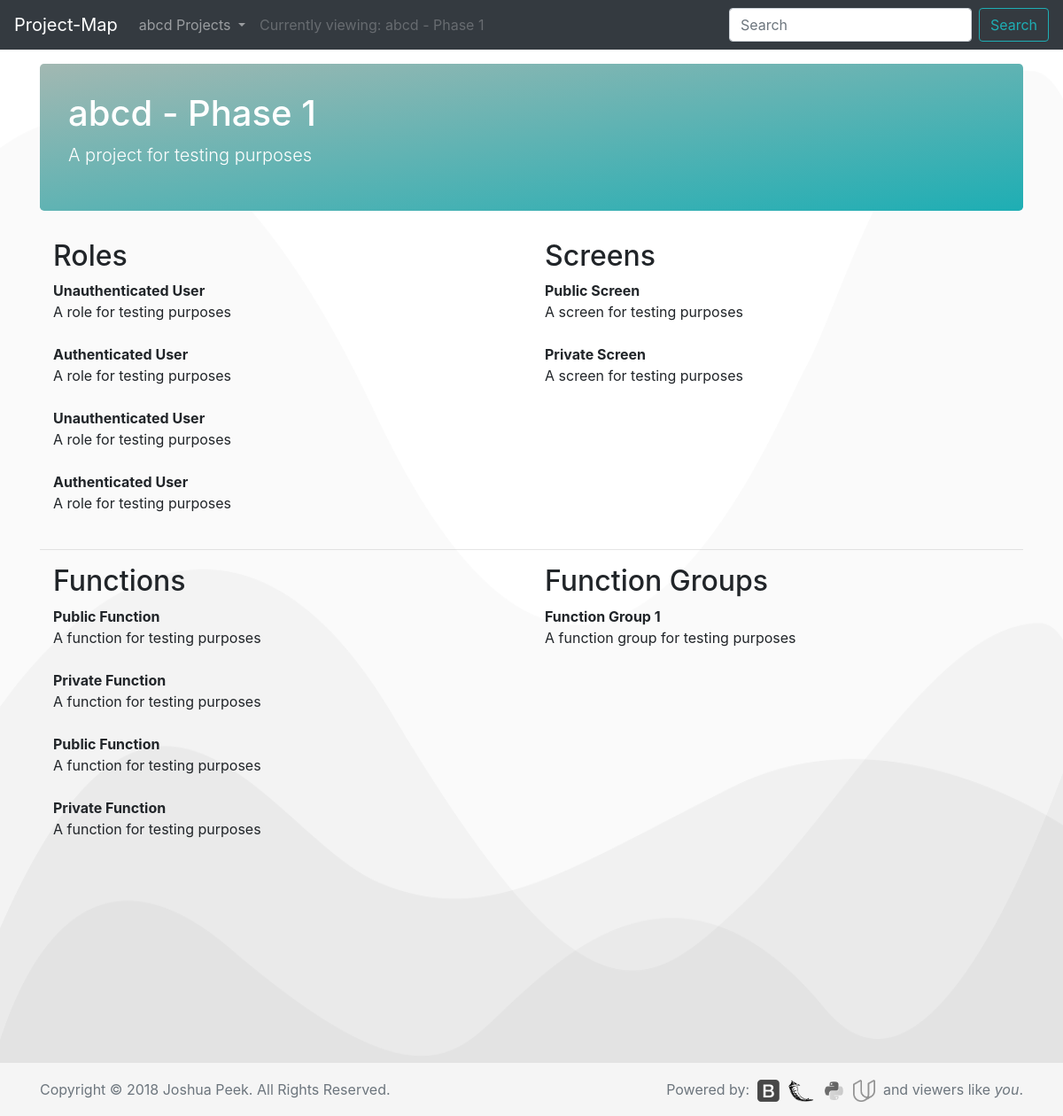
/1/1/, run on the app's committed database.
### database_setup.py (models this page shows, shortened)
class Org(Base):
    __tablename__ = 'org'
    id = Column(Integer, primary_key=True)
    title = Column(String(250), nullable=False)
    description = Column(String(500))

class Project(Base):
    __tablename__ = 'project'
    id = Column(Integer, primary_key=True)
    title = Column(String(250), nullable=False)
    description = Column(String(500))
    stage = Column(String(100))
    org_id = Column(Integer, ForeignKey('org.id'))
    org = relationship(Org)

class Role(Base):
    __tablename__ = 'role'
    id = Column(Integer, primary_key=True)
    title = Column(String(250), nullable=False)
    description = Column(String(500))
    authRequired = Column(String(5))
    org_id = Column(Integer, ForeignKey('org.id'))
    org = relationship(Org)
    project_id = Column(Integer, ForeignKey('project.id'))
    project = relationship(Project)

class Screen(Base):
    __tablename__ = 'screen'
    id = Column(Integer, primary_key=True)
    title = Column(String(250), nullable=False)
    description = Column(String(500))
    authRequired = Column(String(5))
    roles = Column(String(100))
    org_id = Column(Integer, ForeignKey('org.id'))
    org = relationship(Org)
    project_id = Column(Integer, ForeignKey('project.id'))
    project = relationship(Project)

class Function(Base):
    __tablename__ = 'function'
    id = Column(Integer, primary_key=True)
    title = Column(String(250), nullable=False)
    description = Column(String(500))
    authRequired = Column(String(5))
    roles = Column(String(100))
    org_id = Column(Integer, ForeignKey('org.id'))
    org = relationship(Org)
    project_id = Column(Integer, ForeignKey('project.id'))
    project = relationship(Project)
    screen_id = Column(Integer, ForeignKey('screen.id'))
    screen = relationship(Screen)

class Functgroup(Base):
    __tablename__ = 'functgroup'
    id = Column(Integer, primary_key=True)
    title = Column(String(250), nullable=False)
    description = Column(String(500))
    functions = Column(String(100))
    org_id = Column(Integer, ForeignKey('org.id'))
    org = relationship(Org)
    project_id = Column(Integer, ForeignKey('project.id'))
    project = relationship(Project)

### app.py (the view)
@app.route('/<int:org_id>/<int:project_id>/')
def projectPage(org_id, project_id):
    org = session.query(Org).filter_by(id=org_id).one()
    project = session.query(Project).filter_by(id=project_id).one()
    projects = session.query(Project).filter_by(org_id=org.id).all()
    roles = session.query(Role).filter_by(org_id=org.id).all()
    screens = session.query(Screen).filter_by(project_id=project.id).all()
    fgs = session.query(Functgroup).filter_by(project_id=project.id).all()
    functions = session.query(Function).filter_by(project_id=project.id).all()
    return render_template('project.html', org=org,
                           project=project, roles=roles,
                           screens=screens, fgs=fgs,
                           functions=functions, projects=projects)

### templates/project.html (shortened to what this page needs)
<!doctype html>
<html lang="en">
  {% include "header.html" %}
  <body>
    <nav class="navbar navbar-expand-md navbar-dark fixed-top bg-dark">
      <a class="navbar-brand" href="/">Project-Map</a>
      <div class="collapse navbar-collapse" id="navbarCollapse">
        <ul class="navbar-nav mr-auto">
          <li class="nav-item dropdown">
            <a class="nav-link dropdown-toggle" href="#" id="navbarDropdown" role="button" data-toggle="dropdown" aria-haspopup="true" aria-expanded="false">
              {{org.title}} Projects
            </a>
          </li>
          <li class="nav-item">
            <span class="nav-link disabled">Currently viewing: {{org.title}} - {{project.title}}</span>
          </li>
        </ul>
        <form class="form-inline mt-2 mt-md-0">
          <input class="form-control mr-sm-2" type="text" placeholder="Search" aria-label="Search">
          <button class="btn btn-outline-success my-2 my-sm-0" type="submit">Search</button>
        </form>
      </div>
    </nav>
    <main role="main" class="container">
      <div class="jumbotron">
        <h1>{{org.title}} - {{project.title}}</h1>
        <p class="lead">{{project.description}}</p>
      </div>
      <div class="container">
        <div class="row">
          <div class="col-md-6">
            <h2>Roles</h2>
              {% for i in roles %}
                <b>{{i.title}}</b><br>
                {{i.description}}<br><br>
              {% endfor %}
          </div>
          <div class="col-md-6">
            <h2>Screens</h2>
            {% for i in screens %}
              <b>{{i.title}}</b><br>
              {{i.description}}<br><br>
            {% endfor %}
          </div>
        </div>
      </div>
        <hr>
      <div class="container">
        <div class="row">
          <div class="col-md-6">
            <h2>Functions</h2>
            {% for i in functions %}
              <b>{{i.title}}</b><br>
              {{i.description}}<br><br>
            {% endfor %}
          </div>
          <div class="col-md-6">
            <h2>Function Groups</h2>
            {% for i in fgs %}
              <b>{{i.title}}</b><br>
              {{i.description}}<br><br>
            {% endfor %}
          </div>
        </div>
      </div>
    </main>
  {% include "footer.html" %}
  </body>
</html>

### data on the page
Org: title "abcd"
Project: title "Phase 1", description "A project for testing purposes"
Role: title "Unauthenticated User", description "A role for testing purposes"
Role: title "Authenticated User", description "A role for testing purposes"
Role: title "Unauthenticated User", description "A role for testing purposes"
Role: title "Authenticated User", description "A role for testing purposes"
Screen: title "Public Screen", description "A screen for testing purposes"
Screen: title "Private Screen", description "A screen for testing purposes"
Function: title "Public Function", description "A function for testing purposes"
Function: title "Private Function", description "A function for testing purposes"
Function: title "Public Function", description "A function for testing purposes"
Function: title "Private Function", description "A function for testing purposes"
Functgroup: title "Function Group 1", description "A function group for testing purposes"
